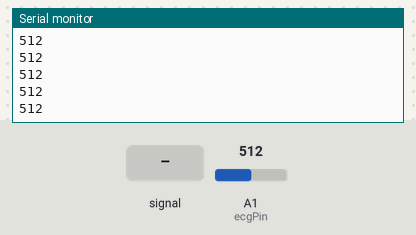
Simulated run of this sketch. Board: Arduino Uno, built with avr-gcc and run on an emulated ATmega328P. Parts: the last lines printed to the serial monitor. The test bench sets the inputs (shaded band); at power-on: A1 (ecgPin) = 512.

Above: at 1.2 s.
1.3 s: A1 (ecgPin) fed a 200 Hz sine of ±81 counts around its level
At 2.3 s:
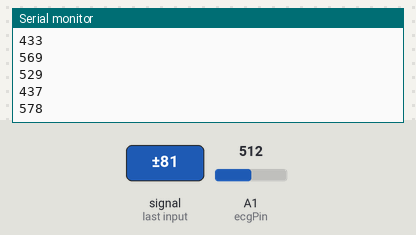
2.8 s: A1 (ecgPin) set to 716
At 3.7 s:
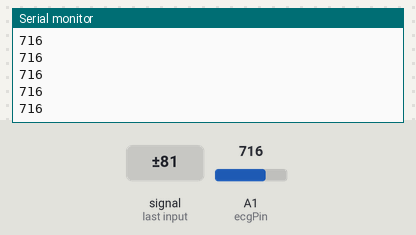
4.3 s: A1 (ecgPin) fed a 1000 Hz sine of ±255 counts around its level
5.8 s: A1 (ecgPin) set to 1023
At 6.5 s:
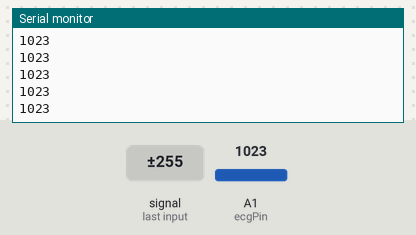
Timing chart, 0 to 8.2 s (numbered marks = the images above; inputs shaded):
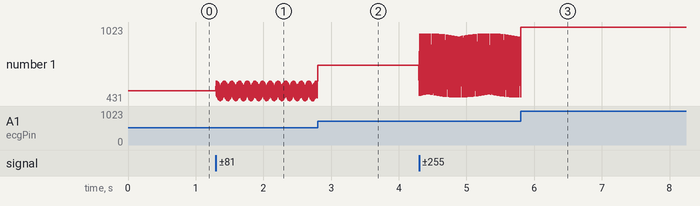

Measured:
- after the input at 1.3 s, the serial monitor: prints a new line at once (image 1)
- plotted number 1: 512 → 454 after the input at 1.3 s

The sketch:

ecgsimple.ino
```cpp
const int ecgPin = 1;  // Analog pin connected to AD8232 OUTPUT

void setup() {
  Serial.begin(115200);  // Start serial at high baud rate for smooth plot
}

void loop() {
  int ecgValue = analogRead(ecgPin);  // Read ECG analog signal
  Serial.println(ecgValue);           // Print to Serial Plotter
  delay(3);                           // 3 ms delay
}
```
